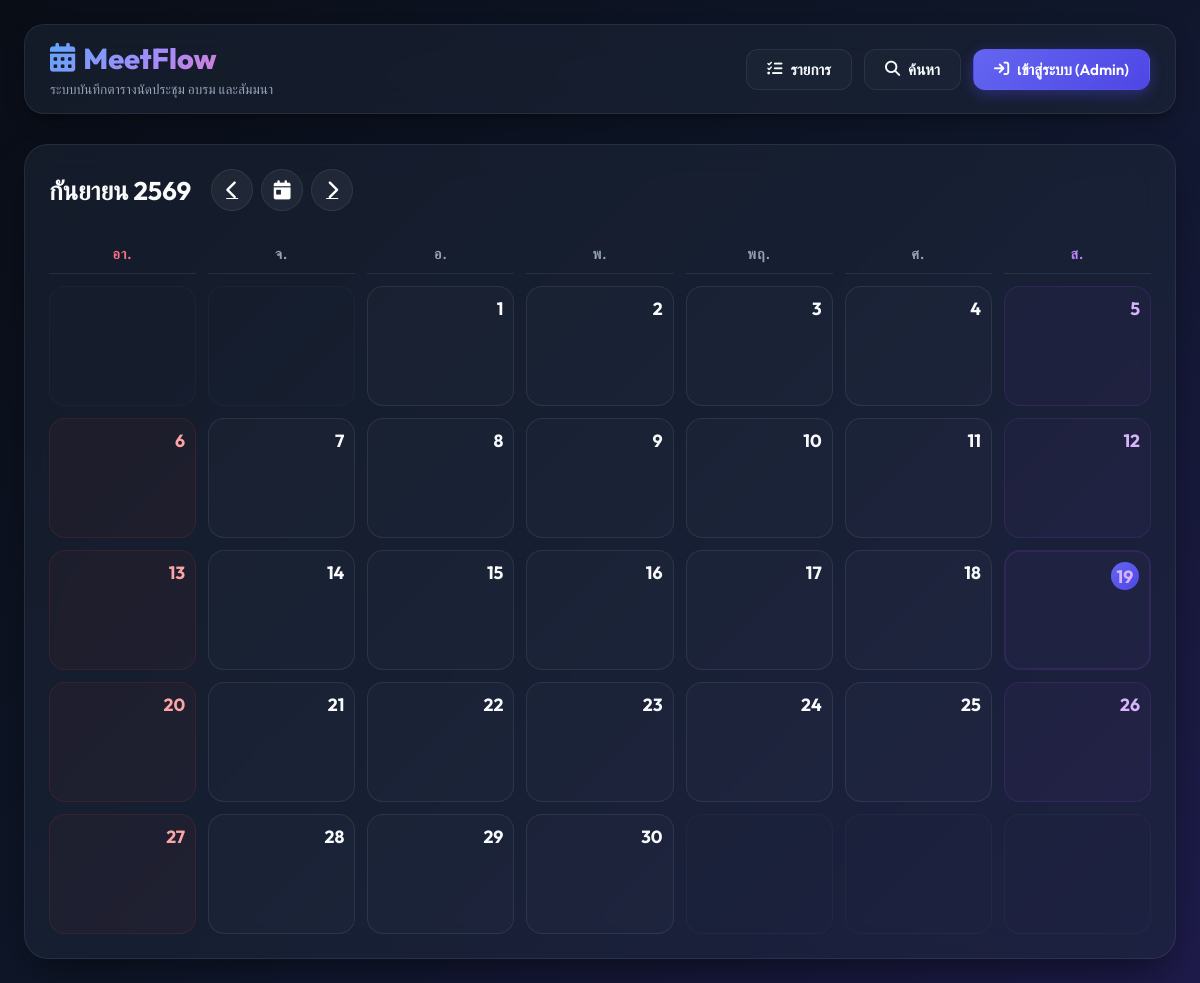
/, run on an earlier commit of the app's database.
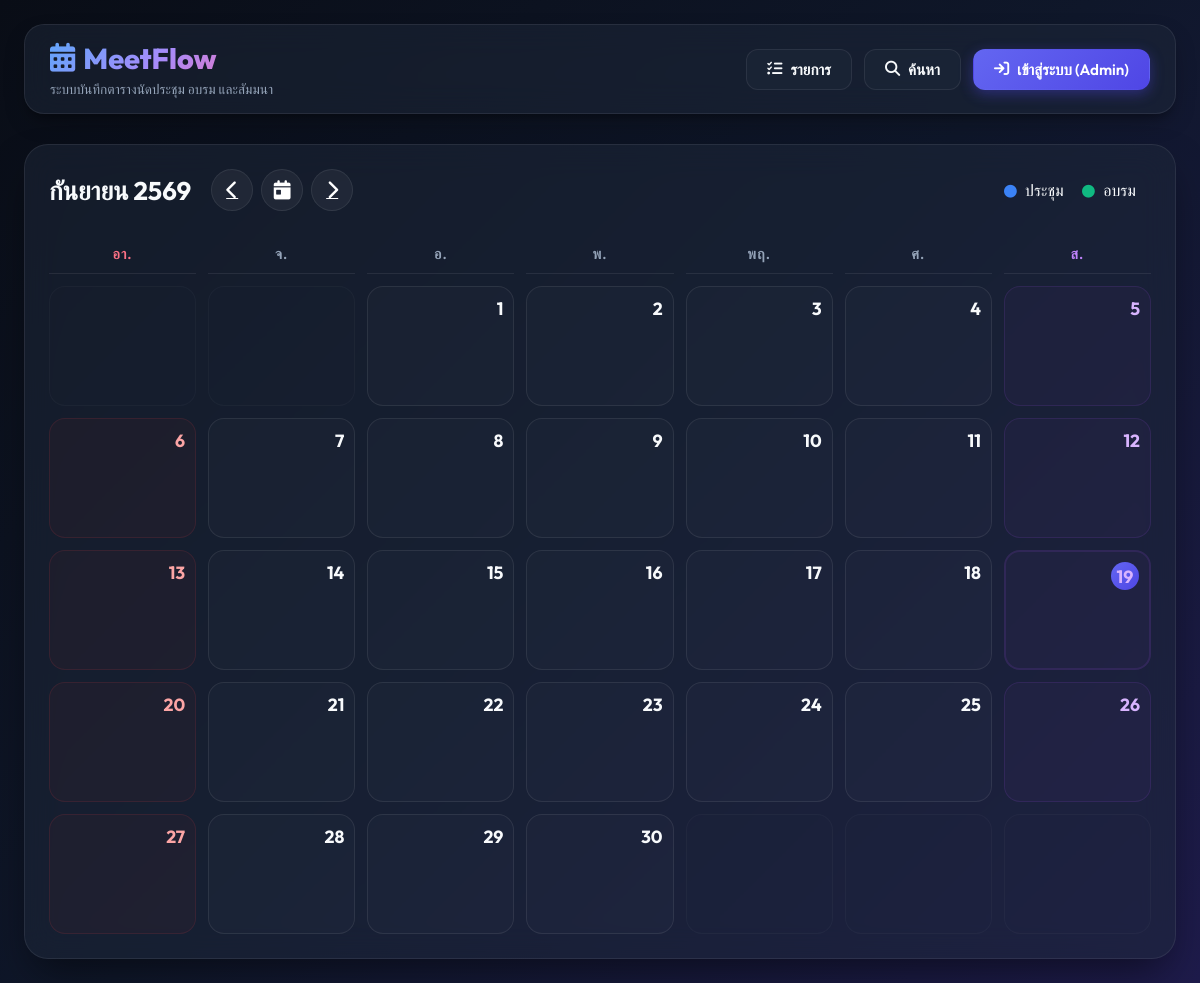
And on a later commit of the database.
### tables this page shows
CREATE TABLE IF NOT EXISTS `meeting_types` (
    `id` INT AUTO_INCREMENT PRIMARY KEY,
    `type_key` VARCHAR(50) NOT NULL UNIQUE,
    `type_name` VARCHAR(100) NOT NULL,
    `color` VARCHAR(20) DEFAULT '#3b82f6',
    `created_at` TIMESTAMP DEFAULT CURRENT_TIMESTAMP
);

### index.php (the view, shortened to what the changed rows need)
<?php
require_once 'db.php';
$month = isset($_GET['month']) ? intval($_GET['month']) : intval(date('n'));
$year = isset($_GET['year']) ? intval($_GET['year']) : intval(date('Y'));
$firstDayOfMonth = mktime(0, 0, 0, $month, 1, $year);
$daysInMonth = date('t', $firstDayOfMonth);
$dayOfWeek = date('w', $firstDayOfMonth);
$meetingTypes = [];
try {
    $stmtTypes = $pdo->query("SELECT * FROM meeting_types");
    while ($row = $stmtTypes->fetch()) {
        $meetingTypes[$row['type_key']] = $row;
    }
} catch (\Exception $e) {
    $meetingTypes = [
        'meeting' => ['type_key' => 'meeting', 'type_name' => 'ประชุม', 'color' => '#3b82f6'],
        'training' => ['type_key' => 'training', 'type_name' => 'อบรม', 'color' => '#10b981']
    ];
}
?>
<!DOCTYPE html>
<html lang="th">
<head>
    <link rel="stylesheet" href="style.css">
    <link rel="stylesheet" href="https://cdnjs.cloudflare.com/ajax/libs/font-awesome/6.4.0/css/all.min.css">
</head>
<body>
    <div class="app-container">
        <header class="app-header">
            <div class="logo-section">
                <h1><i class="fa-solid fa-calendar-days"></i> MeetFlow</h1>
            </div>
        </header>
        <main class="calendar-wrapper">
            <div class="calendar-controls">
                <div class="filter-legend">
                    <?php foreach ($meetingTypes as $t): ?>
                        <span style="margin-right: 15px;"><i class="fa-solid fa-circle" style="color: <?= htmlspecialchars($t['color']) ?>; font-size: 0.8rem; margin-right: 5px;"></i> <?= htmlspecialchars($t['type_name']) ?></span>
                    <?php endforeach; ?>
                </div>
            </div>
            <div class="calendar-grid">
                <div class="day-label sunday">อา.</div>
                <div class="day-label">จ.</div>
                <div class="day-label">อ.</div>
                <div class="day-label">พ.</div>
                <div class="day-label">พฤ.</div>
                <div class="day-label">ศ.</div>
                <div class="day-label saturday">ส.</div>
                <?php
                for ($i = 0; $i < $dayOfWeek; $i++) {
                    echo '<div class="calendar-day other-month"></div>';
                }
                $todayDate = date('Y-m-d');
                for ($day = 1; $day <= $daysInMonth; $day++) {
                    $currentDayDate = sprintf('%04d-%02d-%02d', $year, $month, $day);
                    $isTodayClass = ($currentDayDate === $todayDate) ? 'today' : '';
                    $weekday = date('w', strtotime($currentDayDate));
                    $weekendClass = '';
                    if ($weekday == 0) {
                        $weekendClass = 'sunday';
                    } elseif ($weekday == 6) {
                        $weekendClass = 'saturday';
                    }
                    echo '<div class="calendar-day ' . $isTodayClass . ' ' . $weekendClass . '" onclick="handleDayClick(\'' . $currentDayDate . '\', event)">';
                    echo '<span class="day-number">' . $day . '</span>';
                    echo '<div class="day-events">';
                    echo '</div>';
                    echo '</div>';
                }
                $totalCells = $dayOfWeek + $daysInMonth;
                $remainingCells = 7 - ($totalCells % 7);
                if ($remainingCells < 7) {
                    for ($i = 0; $i < $remainingCells; $i++) {
                        echo '<div class="calendar-day other-month"></div>';
                    }
                }
                ?>
            </div>
        </main>
    </div>
</body>
</html>

What changed in the data, as far as the page shows it:
added meeting_types: type_name "ประชุม"
added meeting_types: type_name "อบรม"
